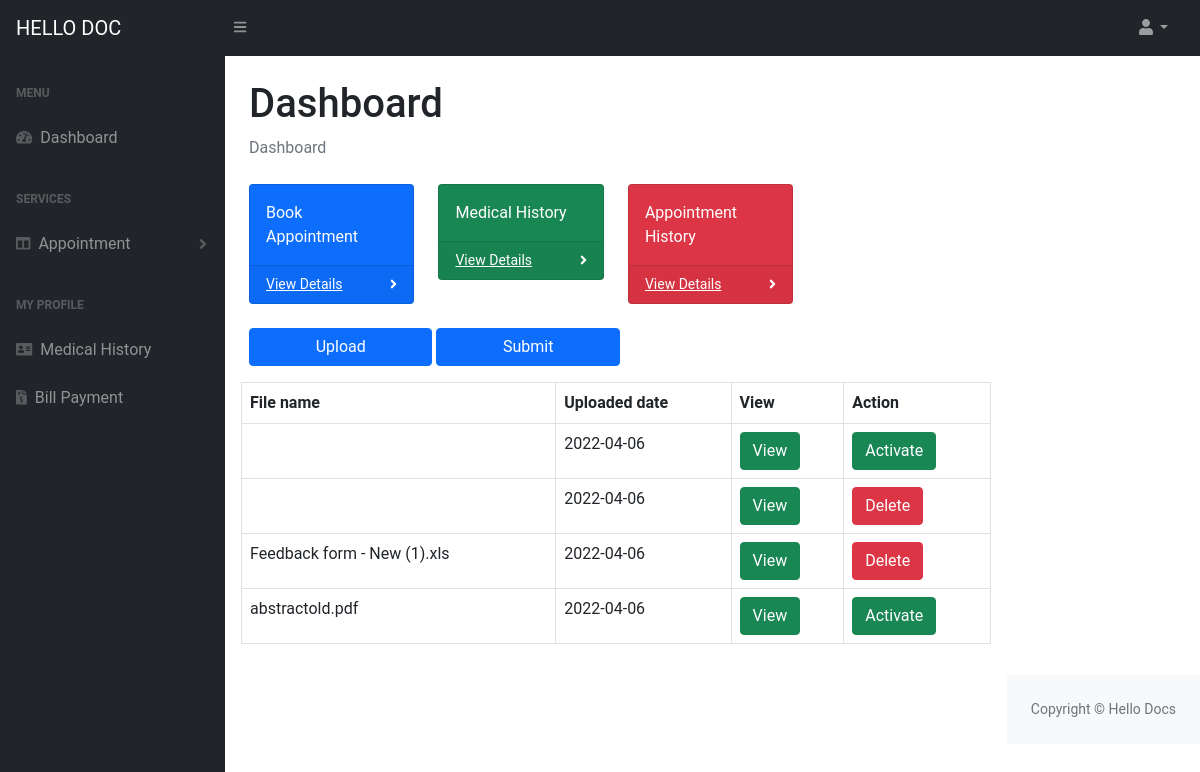
The app's page /medicalreport.php (signed in) with its own data.
### tables this page shows
CREATE TABLE `medical_history` (
  `id` int(11) NOT NULL,
  `date` date NOT NULL DEFAULT current_timestamp(),
  `file_name` varchar(500) NOT NULL,
  `status` int(10) NOT NULL DEFAULT 1
);

### medicalreport.php (the view, shortened to what this page needs)
<?php
if ($_SESSION["hellodocsession"] == session_id()) {
?>
    <!DOCTYPE html>
    <html lang="en">
    <head>
        <link rel="stylesheet" href="../style/style.css">
        <link href="https://cdn.jsdelivr.net/npm/simple-datatables@latest/dist/style.css" rel="stylesheet" />
        <link href="css/styles.css" rel="stylesheet" />
    </head>
    <body class="sb-nav-fixed">
        <nav class="sb-topnav navbar navbar-expand navbar-dark bg-dark">
            <a class="navbar-brand ps-3" href="index.html">HELLO DOC</a>
            <button class="btn btn-link btn-sm order-1 order-lg-0 me-4 me-lg-0" id="sidebarToggle" href="#!"><i class="fas fa-bars"></i></button>
            <ul class="navbar-nav ms-auto ms-md-0 me-3 me-lg-4">
                <li class="nav-item dropdown">
                    <a class="nav-link dropdown-toggle" id="navbarDropdown" href="#" role="button" data-bs-toggle="dropdown" aria-expanded="false"><i class="fas fa-user fa-fw"></i></a>
                </li>
            </ul>
        </nav>
        <div id="layoutSidenav">
            <div id="layoutSidenav_nav">
                <nav class="sb-sidenav accordion sb-sidenav-dark" id="sidenavAccordion">
                    <div class="sb-sidenav-menu">
                        <div class="nav">
                            <div class="sb-sidenav-menu-heading">Menu</div>
                            <a class="nav-link" href="#">
                                <div class="sb-nav-link-icon"><i class="fas fa-tachometer-alt"></i></div>
                                Dashboard
                            </a>
                            <div class="sb-sidenav-menu-heading">Services</div>
                            <a class="nav-link collapsed" href="#" data-bs-toggle="collapse" data-bs-target="#collapseLayouts" aria-expanded="false" aria-controls="collapseLayouts">
                                <div class="sb-nav-link-icon"><i class="fas fa-columns"></i></div>
                                Appointment
                                <div class="sb-sidenav-collapse-arrow"><i class="fas fa-angle-down"></i></div>
                            </a>
                            <div class="sb-sidenav-menu-heading">My Profile</div>
                            <a class="nav-link" href="./medicalreport.php">
                                <div class="sb-nav-link-icon"><i class="fas fa-address-card"></i></div>
                                Medical History
                            </a>
                            <a class="nav-link" href="bill.php">
                                <div class="sb-nav-link-icon"><i class="fas fa-file-invoice-dollar"></i></div>
                                Bill Payment
                            </a>
                        </div>
                    </div>
                </nav>
            </div>
            <div id="layoutSidenav_content">
                <main>
                    <div class="container-fluid px-4">
                        <h1 class="mt-4">Dashboard</h1>
                        <ol class="breadcrumb mb-4">
                            <li class="breadcrumb-item active">Dashboard</li>
                        </ol>
                        <div class="row">
                            <div class="col-xl-3 col-md-6">
                                <div class="card bg-primary text-white mb-4">
                                    <div class="card-body">Book Appointment</div>
                                    <div class="card-footer d-flex align-items-center justify-content-between">
                                        <a class="small text-white stretched-link" href="./userhospital.php">View Details</a>
                                        <div class="small text-white"><i class="fas fa-angle-right"></i></div>
                                    </div>
                                </div>
                            </div>
                            <div class="col-xl-3 col-md-6">
                                <div class="card bg-success text-white mb-4">
                                    <div class="card-body">Medical History</div>
                                    <div class="card-footer d-flex align-items-center justify-content-between">
                                        <a class="small text-white stretched-link" href="./medicalreport.php">View Details</a>
                                        <div class="small text-white"><i class="fas fa-angle-right"></i></div>
                                    </div>
                                </div>
                            </div>
                            <div class="col-xl-3 col-md-6">
                                <div class="card bg-danger text-white mb-4">
                                    <div class="card-body">Appointment History</div>
                                    <div class="card-footer d-flex align-items-center justify-content-between">
                                        <a class="small text-white stretched-link" href="./appointmenthistory.php">View Details</a>
                                        <div class="small text-white"><i class="fas fa-angle-right"></i></div>
                                    </div>
                                </div>
                            </div>
                            <br>
                            <form method="POST" action="./fileupload.php" enctype="multipart/form-data">
                                <label for="uploadFile" class="btn btn-primary w-25" name="updateProfileBtn">Upload</label>
                                <button class="btn btn-primary w-25" id="uploadSubmit" name="uploadSubmit" type="submit">Submit</button>
                            </form>
                        </div>
                    </div>
                    <div class="card-body">
                        <div class="dataTable-wrapper dataTable-loading no-footer sortable searchable fixed-columns">
                            <div class="dataTable-container">
                                <table id="datatablesSimple" class="dataTable-table">
                                    <tr>
                                        <th>File name</th>
                                        <th>Uploaded date</th>
                                        <th>View</th>
                                        <th>Action</th>
                                    </tr>
                                    <?php
                                    include('./cred/connect.php');
                                    $sql = "SELECT * from medical_history";
                                    $sqlRes = mysqli_query($connect, $sql);
                                    while ($row = mysqli_fetch_assoc($sqlRes)) {
                                    ?>
                                        <tr> <?php $idd = $row['id'] ?>
                                            <td><?php echo $row['file_name'] ?></td>
                                            <td><?php echo $row['date'] ?></td>
                                            <td><button type='submit' class='btn btn-success' name='delte'>View</button></td>
                                            <?php
                                            $id = $row['id'];
                                            if ($row["status"] == 1) {
                                                echo "<td><form action='medicalreport.php' method='post'><button class='btn btn-danger' type='submit' value=" . $id . " name='del'>Delete</button></form></td>";
                                            } else {
                                                echo ("<td><form action='medicalreport.php' method='post'><button class='btn btn-success' type='submit' value=" . $id . " name='act'>Activate</button></form></td>");
                                            }
                                            ?>
                                        </tr>
                                    <?php
                                    }
                                    ?>
                                </table>
                            </div>
                        </div>
                    </div>
            </div>
            <footer class="py-4 bg-light mt-auto">
                <div class="container-fluid px-4">
                    <div class="d-flex align-items-center justify-content-between small">
                        <div class="text-muted">Copyright &copy; Hello Docs</div>
                    </div>
                </div>
            </footer>
        </div>
    </body>
    </html>
<?php
} else {
    header('location:auth/index.php');
}
?>

### style/style.css (style rules this page uses)
* { margin: 0; padding: 0; font-family: "Roboto", sans-serif; }

### records on screen
medical_history: date "2022-04-06", $id 4 (drawn)
medical_history: date "2022-04-06", $id 5 (drawn)
medical_history: file_name "Feedback form - New (1).xls", date "2022-04-06", $id 6 (drawn)
medical_history: file_name "abstractold.pdf", date "2022-04-06", $id 7 (drawn)
